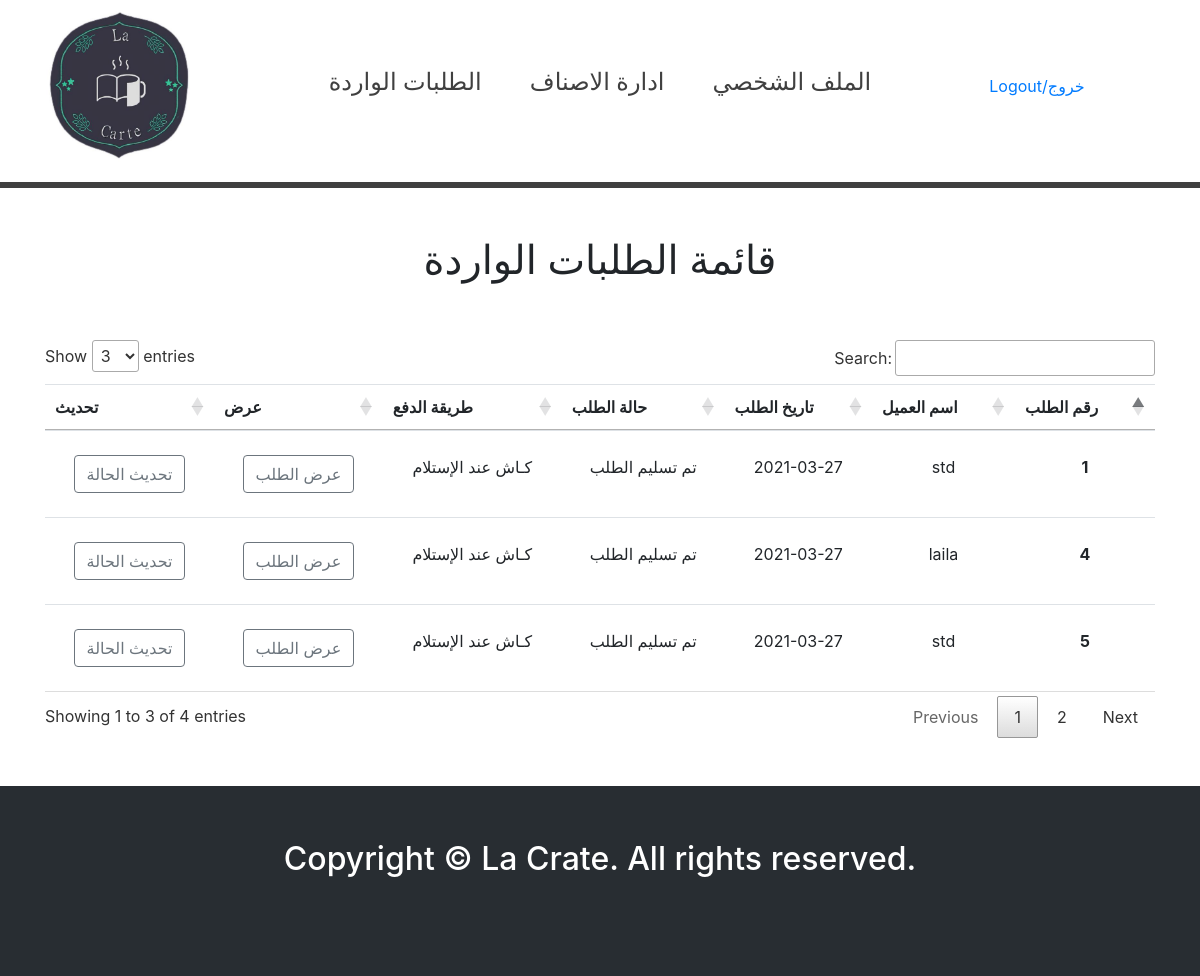
The app's page /Orders.php (signed in) with its own data.
### tables this page shows
CREATE TABLE `orders` (
  `ORDER_ID` int(10) NOT NULL,
  `user_id` int(10) NOT NULL,
  `user_type` varchar(20) NOT NULL,
  `ORDER_DATE` date NOT NULL,
  `ORDER_STATE` varchar(80) NOT NULL,
  `DELIVRY_ID` int(11) DEFAULT NULL,
  `PAY_METHOD` varchar(50) NOT NULL
);

CREATE TABLE `student_information` (
  `STUDENT_ID` int(10) NOT NULL,
  `STUDENT_NAME` varchar(250) NOT NULL,
  `STUDENT_PHONE` int(10) NOT NULL,
  `STUDENT_USERNAME` varchar(50) NOT NULL,
  `STUDENT_PASSWORD` varchar(50) NOT NULL,
  `STUDENT_EMAIL` varchar(250) NOT NULL,
  `STUDENT_ADDRESS` varchar(250) NOT NULL
);

CREATE TABLE `employee_information` (
  `EMPLOYEE_ID` int(10) NOT NULL,
  `EMPLOYEE_NAME` varchar(50) NOT NULL,
  `EMPLOYEE_PHONE` int(10) NOT NULL,
  `EMPLOYEE_USERNAME` varchar(250) NOT NULL,
  `EMPLOYEE_PASSWORD` varchar(250) NOT NULL,
  `EMPLOYEE_EMAIL` varchar(250) NOT NULL,
  `EMPLOYEE_ADDRESS` varchar(250) NOT NULL,
  `EMPLOYEE_OFFICE` text NOT NULL
);

### helper_functions/check_session_fun.php (called while the page is built, shortened)
<?php
function check_session()
{
    if (isset($_SESSION['CAFTERIA_USERNAME'])) {
        return true;
    }
    return false;
}
?>

### helper_functions/show_orders_fun.php (called while the page is built)
<?php
function show_orders(){
global $con;
$login = "SELECT * FROM orders";
$result = mysqli_query($con,$login);
return $result;
}
?>

### helper_functions/get_user_name_fun.php (called while the page is built)
<?php
function get_name($id,$type){
global $con;
if($type == "student"){
	$query = "SELECT STUDENT_NAME FROM student_information WHERE STUDENT_ID=$id";
}
elseif($type == "employee"){
	$query = "SELECT EMPLOYEE_NAME FROM employee_information WHERE EMPLOYEE_ID=$id";
}
else{
	return "this type of users is not registered";
}
$resul = mysqli_query($con,$query);
$result = mysqli_fetch_assoc($resul);
if($type=="student")
return $result["STUDENT_NAME"];
else
return $result["EMPLOYEE_NAME"];
}
?>

### files/show_orders_page.php (the view, shortened to what this page needs)
<?php
$result = show_orders();
if (!$result) :
	include_once "error_page.php";
else :
?>
	<div class="container mb-5">
		<div class="row m-5">
			<h1 class="col-12 text-center"> قائمة الطلبات الواردة </h1>
		</div>
		<table id="myTable" class="table text-center mt-3" dir="rtl">
			<thead>
				<div class="row">
					<tr>
						<th scope="col">رقم الطلب</th>
						<th scope="col">اسم العميل</th>
						<th scope="col">تاريخ الطلب</th>
						<th scope="col">حالة الطلب</th>
						<th scope="col">طريقة الدفع</th>
						<th scope="col">عرض</th>
						<th scope="col">تحديث</th>
					</tr>
			</thead>
			<tbody>
				<?php foreach ($result as $row) : ?>
					<tr>
						<th class="pt-4" scope="row"> <?php echo  $row['ORDER_ID'] ?> </th>
						<td class="pt-4"> <?php echo get_name($row['user_id'], $row['user_type']) ?> </td>
						<td class="pt-4"> <?php echo $row['ORDER_DATE'] ?> </td>
						<td class="pt-4"> <?php echo $row['ORDER_STATE'] ?> </td>
						<td class="pt-4"> <?php echo $row['PAY_METHOD'] ?> </td>
						<td class="pt-4">
							<p>
								<button class="btn btn-outline-secondary" type="button" data-bs-toggle="collapse" data-bs-target="#<?php echo get_name($row['user_id'], $row['user_type']) . $row['ORDER_ID'] ?>" aria-expanded="false" aria-controls="<?php echo get_name($row['user_id'], $row['user_type']) . $row['ORDER_ID'] ?>">عرض الطلب</button>
							</p>
						</td>
						<td class="pt-4"> <button type="button" class="btn btn-outline-secondary" data-toggle="modal" data-target="#<?php echo get_name($row['user_id'], $row['user_type']) . $row['ORDER_ID'] ?>">تحديث الحالة</button></td>
					</tr>
				<?php endforeach; ?>
			</tbody>
		</table>
	</div>
<?php endif; ?>

### Orders.php (shortened to what this page needs)
 <?php
 include_once "files/database_connection.php";
 include_once "helper_functions/check_session_fun.php";
 if(check_session()){
	include_once "helper_functions/show_orders_fun.php";
	include_once "helper_functions/get_user_name_fun.php";
	include_once "files/header.php";
	include_once "files/show_orders_page.php";
	include_once "files/footer.php";
 }
 else{
	header("refresh:3; url=Login.php");
    echo "<div style='background-color:skyblue; margin:300px 0px 0px 450px; width:450px; height:85px; font-size:40px; padding:20px; border-radius:3px; text-align: center;' >الرجاء تسجيل الدخول للاستمرار بالوصول للصفحة المطلوبة</div>";
 }
?>

### files/header.php (shortened to what this page needs)
<!DOCTYPE html>
<html>
<head>
  <link rel="stylesheet" href="https://cdnjs.cloudflare.com/ajax/libs/twitter-bootstrap/4.1.3/css/bootstrap.min.css">
  <link rel="stylesheet" href="https://cdnjs.cloudflare.com/ajax/libs/ionicons/2.0.1/css/ionicons.min.css">
  <link rel="stylesheet" href="https://cdn.datatables.net/1.10.24/css/jquery.dataTables.min.css">
  <link rel="stylesheet" href="css/datatable_css.css">
  <link rel="stylesheet" href="css/footer_css.css">
  <link rel="stylesheet" href="css/orders_css.css">
</head>
<body>
  <header>
    <nav class="navbar navbar-expand-md no-gutters">
      <div class="col-2 text-left">
          <img src="logo.png" alt="" width="200" height="156"  class=""/>
      </div>
      <div  class="collapse navbar-collapse justify-content-center col-md-8 navbar-collapse-1">
        <ul style="background-color: white;" class=" navbar-nav justify-content-center">
          <li class="nav-item  m-3 rounded">
            <a  style="color: #404040;" class="nav-link h4" href="Orders.php">الطلبات الواردة</span></a>
          </li>
          <li class="nav-item m-3 rounded">
            <a style="color:#404040;" class="nav-link h4" href="Menu.php">ادارة الاصناف</a>
          </li>
          <li class="nav-item  m-3 rounded">
            <a  style="color: #404040;"class="nav-link h4" href="Profile.php">الملف الشخصي</a>
          </li>
        </ul>
      </div>
      <div><a href="files/logout.php"> Logout/خروج</a><div>
    </nav>
</header>
<hr style="margin-top: 10px; border-width: 6px; border-color: #404040;display: block; margin-bottom: 0rem;"/>

### files/footer.php (shortened to what this page needs)
<footer>
    <div class="container-fluid">
        <div class="row copy-right">
            <h2>Copyright © La Crate. All rights reserved.</h2>
        </div>
        <div class="row social">
        </div>
</footer>

### css/datatable_css.css (style rules this page uses)
table.dataTable { width: 100%; margin: 0 auto; clear: both; border-collapse: separate; border-spacing: 0; }
table.dataTable thead th, table.dataTable tfoot th { font-weight: bold; }
table.dataTable thead th, table.dataTable thead td { padding: 10px 18px; border-bottom: 1px solid #dddddd; }
table.dataTable thead .sorting, table.dataTable thead .sorting_asc, table.dataTable thead .sorting_desc, table.dataTable thead .sorting_asc_disabled, table.dataTable thead .sorting_desc_disabled { cursor: pointer; *cursor: hand; background-repeat: no-repeat; background-position: center right; }
table.dataTable thead .sorting { background-image: url("../images/sort_both.png"); }
table.dataTable thead .sorting_asc { background-image: url("../images/sort_asc.png") !important; }
table.dataTable tbody tr { background-color: #ffffff; }
table.dataTable tbody th, table.dataTable tbody td { padding: 8px 10px; }
table.dataTable.no-footer { border-bottom: 1px solid #dddddd; }
table.dataTable, table.dataTable th, table.dataTable td { box-sizing: content-box; }

### css/footer_css.css (style rules this page uses)
footer { background-color:#282d32; min-height:150px; color:white; }
.copy-right { display: flex; justify-content:center; align-items: flex-end; min-height:100px; }
.social { display: flex; justify-content:center; align-items: flex-start; min-height:90px; }

### records on screen
orders: ORDER_ID "1", get_name($row['user_id'], $row['user_type']) "std", ORDER_DATE "2021-03-27", ORDER_STATE "تم تسليم الطلب", PAY_METHOD "كـاش عند الإستلام"
orders: ORDER_ID "4", get_name($row['user_id'], $row['user_type']) "laila", ORDER_DATE "2021-03-27", ORDER_STATE "تم تسليم الطلب", PAY_METHOD "كـاش عند الإستلام"
orders: ORDER_ID "5", get_name($row['user_id'], $row['user_type']) "std", ORDER_DATE "2021-03-27", ORDER_STATE "تم تسليم الطلب", PAY_METHOD "كـاش عند الإستلام"
